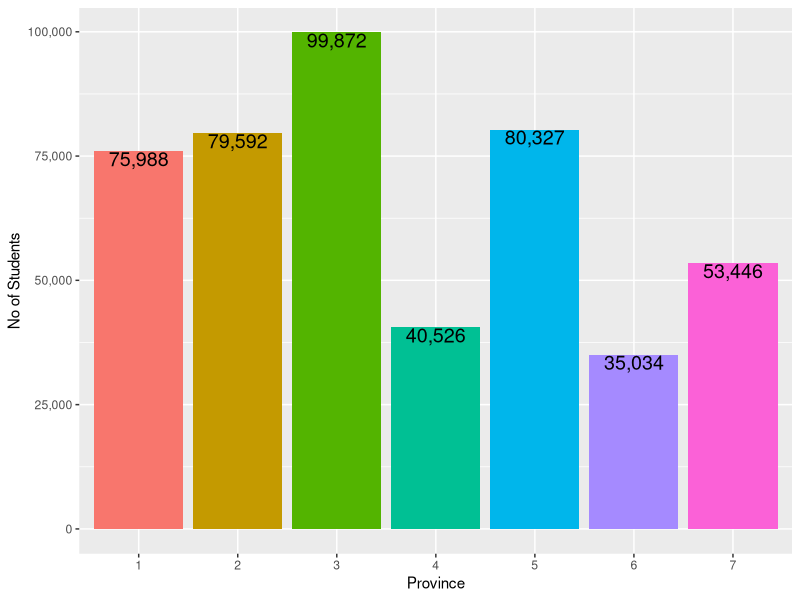
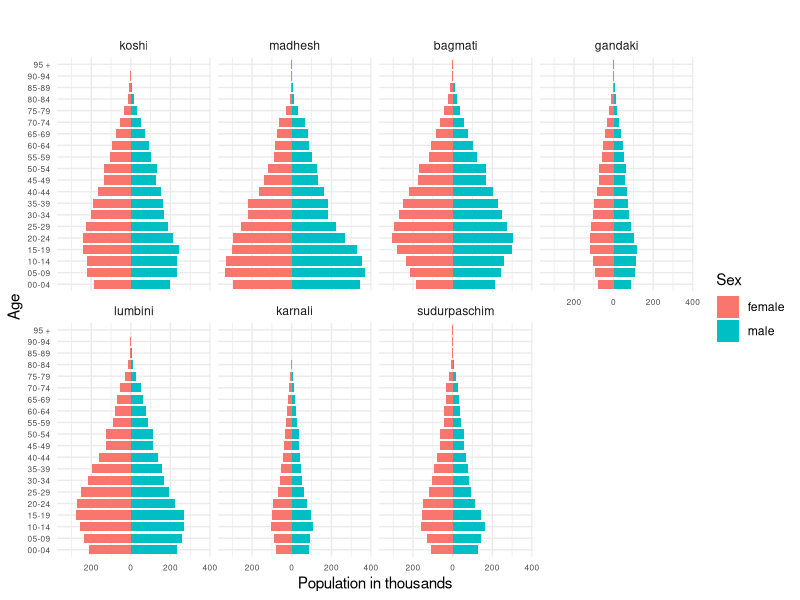
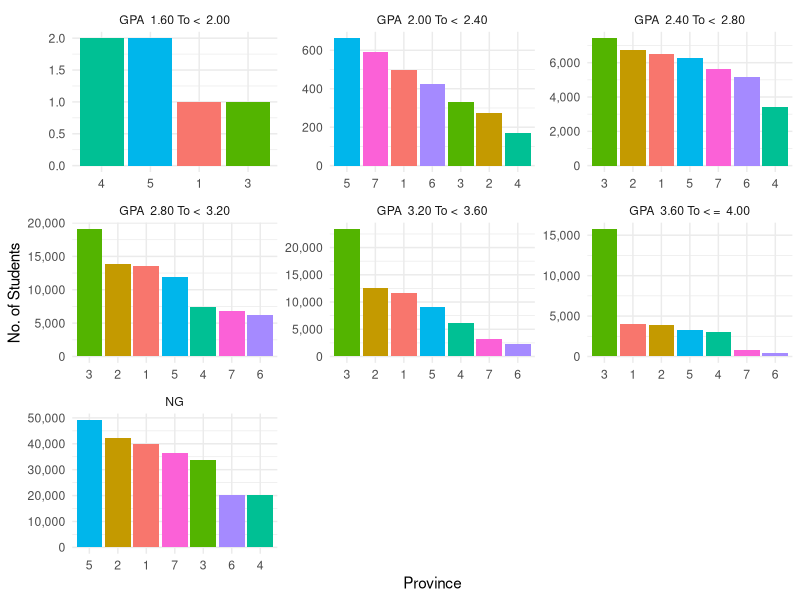
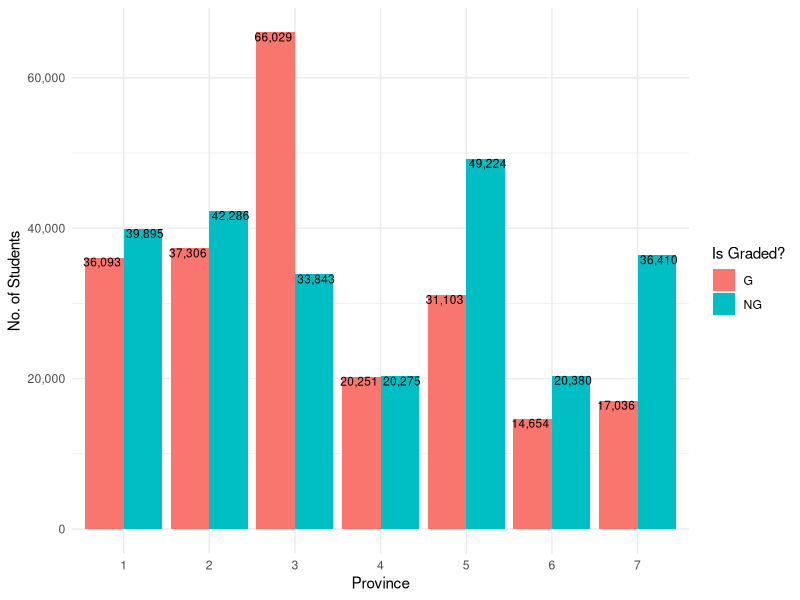
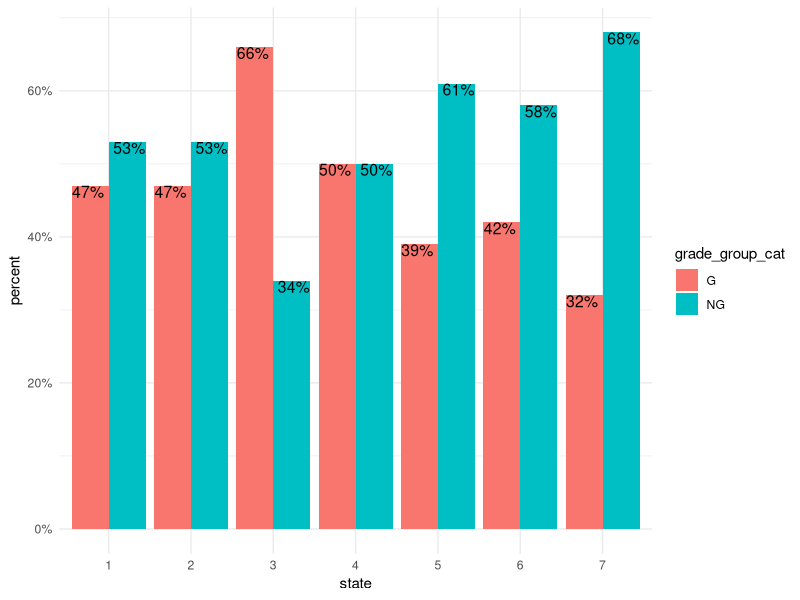
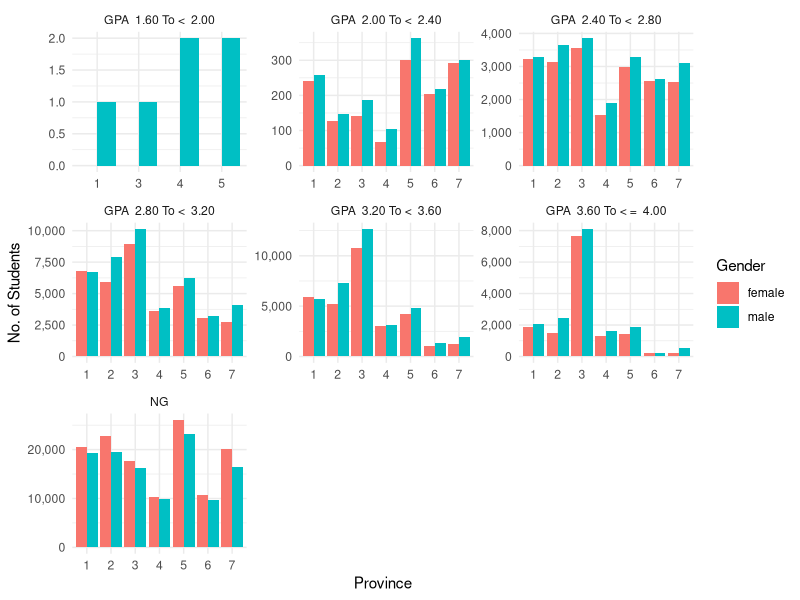

Write R code to recreate these figures, in order.
## ---- chunk 1
#| message: false

library(tidyverse)
library(readxl)
library(tidytext)

df <- read_excel("data/see_result_80.xlsx", sheet = "see80")
## ---- chunk 2
#| fig-cap: "Figure 1: Province wise total students."

df |> summarise(total_student = sum(total), .by = state) |>
  ggplot(aes(x = factor(state), y = total_student, fill = factor(state))) +
  geom_col() +
  geom_text(aes(label = scales::comma(total_student), vjust = 1), size = 5) +
  labs(
    x = "Province",
    y = "No of Students",
    fill = "Province"
  ) +
  scale_y_continuous(labels = scales::label_comma()) +
  theme(legend.position = "")

## ---- chunk 3
#| fig-cap: "Figure 2: Agewise population from census data 2078."

pd <- read_excel("data/pop78.xlsx")

pd1 <- pd |> 
  pivot_longer(cols = `00-04`:`95 +`, names_to = "age", values_to = "population") |> 
  mutate(newpop = if_else(Sex == "female", -population, population), pop_1000 = newpop/1000, Province = fct(Province, levels = c("koshi", "madhesh", "bagmati", "gandaki", "lumbini", "karnali", "sudurpaschim"))) |> 
  mutate(per = population * 100 /sum(population), .by = c(Province, age,Sex))

pd1 |> ggplot(aes(x = age, y = pop_1000, fill = Sex)) +
  geom_bar(stat = "identity", width = 0.8, position = "identity") +
  theme_minimal() +
  coord_flip() +
  labs(y = "Population in thousands", x = "Age", title = "") +
  scale_y_continuous(labels = abs(pretty(pd1$pop_1000)), breaks = pretty(pd1$pop_1000)) +
  facet_wrap(~ Province, nrow = 2) +
  theme(axis.text = element_text(size = 6))
## ---- chunk 4
#| fig-cap: "Figure 3: Grade wise performance of provinces."

df |> mutate(state = as.character(state)) |>
  ggplot(aes(x = reorder_within(state,-total, total), y = total, fill = state)) +
  geom_col() +
  scale_x_reordered() +
  facet_wrap(~ grade_group, scales = "free") +
  theme_minimal() +
  labs(
    x = "Province",
    y = "No. of Students"
  ) +
  scale_y_continuous(labels = scales::label_comma()) +
  theme(legend.position = "")
## ---- chunk 5
#| fig-cap: "Figure 4: Comparison of Graded and Non-Graded students in provinces."

df |> mutate(grade_group_cat = if_else(grade_group == "NG", "NG", "G"), state = as.character(state),.before = grade_group) |>
  summarise(total_pop = sum(total), .by = c(state, grade_group_cat)) |>
  ggplot(aes(x = state, y = total_pop, fill = grade_group_cat)) +
  geom_col(position = "dodge") +
  geom_text(aes(label = scales::comma(total_pop),vjust = 1), position = position_dodge(width = 1), size = 3) +
  theme_minimal() +
  labs(
    x = "Province",
    y = "No. of Students",
    fill = "Is Graded?"
  ) +
  scale_y_continuous(labels = scales::label_comma())
## ---- chunk 6
#| fig-cap: "Figure 5: Comparison of graded and Non graded students in percentages."

df |>
  mutate(grade_group_cat = if_else(grade_group == "NG", "NG", "G"), state = as.character(state),.before = grade_group) |>
  summarise(pop = sum(total), .by = c(state, grade_group_cat)) |>
  mutate(percent = round(pop/sum(pop),2), .by = state) |>
  ggplot(aes(x = state, y = percent, fill = grade_group_cat)) +
  geom_col(position = "dodge") +
  geom_text(aes(label = scales::percent(percent), vjust = 1), position = position_dodge(width = 1), size = 4) +
  theme_minimal() +
  scale_y_continuous(labels = scales::label_percent())
## ---- chunk 7
#| fig-cap: "Figure 6: Nongraded by gender"

df |>
  select(-total) |>
  pivot_longer(cols = c(male, female, other), names_to = "gender", values_to = "pop") |>
  filter(gender != "other") |>
  ggplot(aes(x = as.character(state), y = pop, fill = gender)) +
  geom_col(position = "dodge") +
  facet_wrap(~ grade_group, scales = "free") +
  theme_minimal() +
  scale_y_continuous(labels = scales::label_comma()) +
  labs(
    x = "Province",
    y = "No. of Students",
    fill = "Gender"
  )
